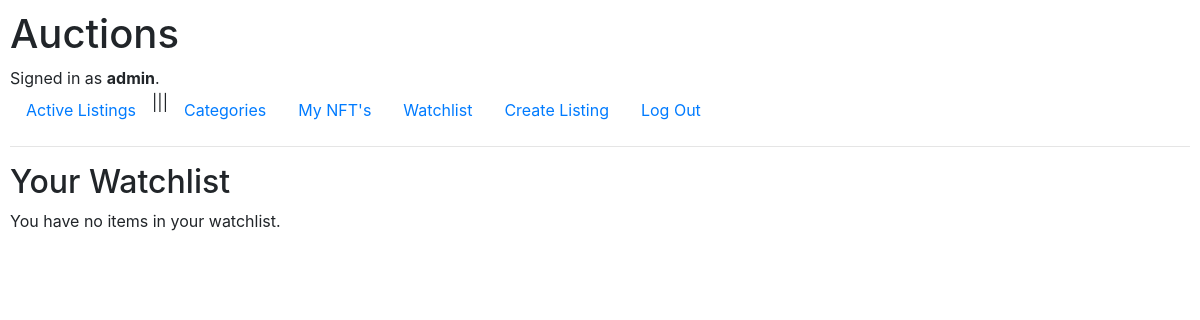
Before: /watchlist/ (signed in) with the older database file.
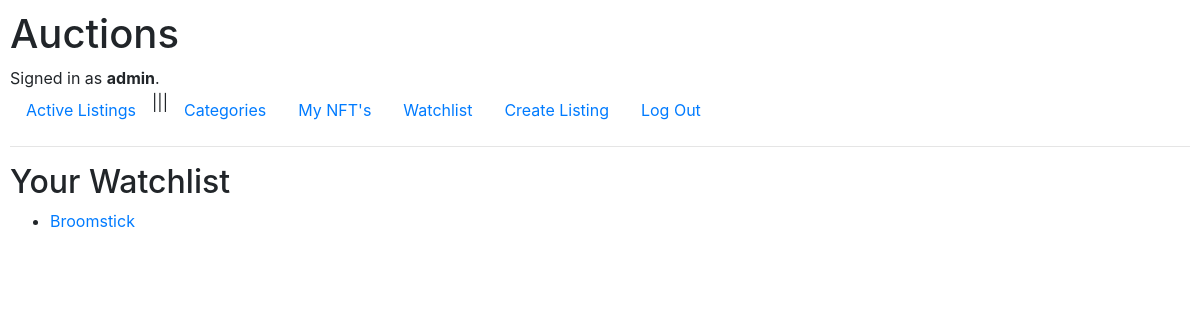
After: the same page with the newer database file.
### auctions/models.py (models this page shows, shortened)
class Auction_Listing(models.Model):
    title = models.CharField(max_length=64)
    owner = models.ForeignKey(User, on_delete=models.CASCADE, related_name="listings")
    is_active = models.BooleanField(default=True)
    description = models.TextField()
    starting_bid = models.IntegerField()
    current_price = models.IntegerField(null=True, blank=True)  # Track the current bid
    image = models.ImageField(blank=True)
    category = models.ForeignKey(Category, on_delete=models.SET_NULL, null=True, related_name="listings")

### auctions/views.py (the view)
# urls.py: path("watchlist/", views.user_watchlist, name="user_watchlist"),
@login_required
def user_watchlist(request):
    return render(request, "auctions/watchlist.html", {
        "watchlist": request.user.watchlist.all(),
    })

### auctions/templates/auctions/watchlist.html
{% extends "auctions/layout.html" %}
{% block body %}
    <h2>Your Watchlist</h2>
    {% if watchlist %}
        <ul>
            {% for listing in watchlist %}
                <li>
                    <a href="{% url 'listing_detail' listing.id %}">{{ listing.title }}</a>
                </li>
            {% endfor %}
        </ul>
    {% else %}
        <p>You have no items in your watchlist.</p>
    {% endif %}
{% endblock %}

Changed rows visible on the page:
now on this page (row edited): Auction_Listing: title "Broomstick"
Other visible differences:
text no longer shown: "You have no items in your watchlist."
